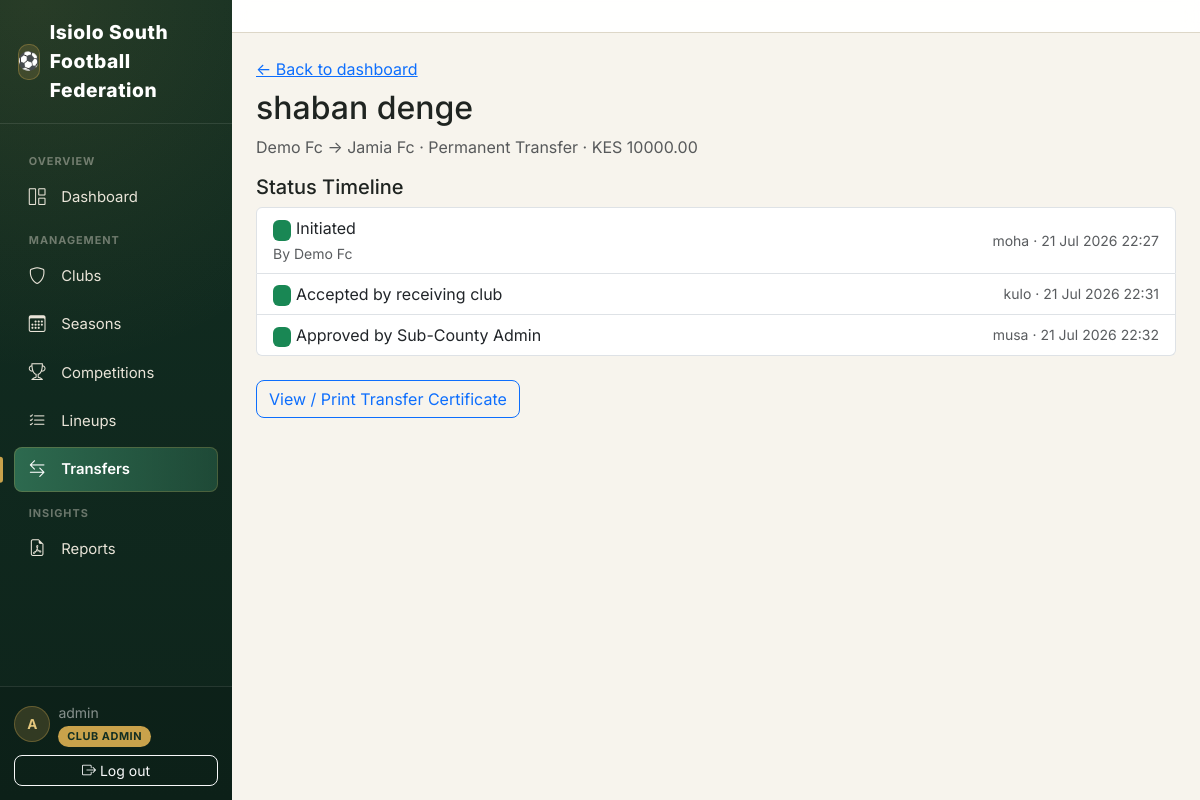
The page /transfers/1/ (signed in) on the database its author committed.
### accounts/models.py (models this page shows, shortened)
class CustomUser(AbstractUser):
    class Role(models.TextChoices):
        SUPER_ADMIN = "SUPER_ADMIN", "Super Admin"
        SUBCOUNTY_ADMIN = "SUBCOUNTY_ADMIN", "Sub-County Admin"
        CLUB_ADMIN = "CLUB_ADMIN", "Club Admin"
        REFEREE = "REFEREE", "Referee"
    role = models.CharField(
        max_length=20,
        choices=Role.choices,
        default=Role.CLUB_ADMIN,
        help_text="Determines what this user can see and do in FCMS.",
    )
    phone_number = models.CharField(max_length=20, blank=True)
    club = models.ForeignKey(
        "clubs.Club",
        on_delete=models.SET_NULL,
        null=True,
        blank=True,
        related_name="admins",
        help_text="Only set for Club Admin role.",
    )
    @property
    def is_super_admin(self):
        return self.role == self.Role.SUPER_ADMIN
    @property
    def is_subcounty_admin(self):
        return self.role == self.Role.SUBCOUNTY_ADMIN
    @property
    def is_club_admin(self):
        return self.role == self.Role.CLUB_ADMIN

### transfers/models.py (models this page shows, shortened)
class Transfer(models.Model):
    class TransferType(models.TextChoices):
        PERMANENT = "PERMANENT", "Permanent Transfer"
        LOAN = "LOAN", "Loan"
        FREE_AGENT = "FREE_AGENT", "Free Agent Signing"
    class Status(models.TextChoices):
        PENDING_CLUB = "PENDING_CLUB", "Awaiting Receiving Club"
        PENDING_SUBCOUNTY = "PENDING_SUBCOUNTY", "Awaiting Sub-County Approval"
        APPROVED = "APPROVED", "Approved"
        REJECTED_CLUB = "REJECTED_CLUB", "Rejected by Receiving Club"
        REJECTED_SUBCOUNTY = "REJECTED_SUBCOUNTY", "Rejected by Sub-County Admin"
        CANCELLED = "CANCELLED", "Cancelled by Initiator"
    window = models.ForeignKey(
        TransferWindow, on_delete=models.PROTECT, related_name="transfers"
    )
    player = models.ForeignKey(
        "players.Player", on_delete=models.CASCADE, related_name="transfers"
    )
    from_club = models.ForeignKey(
        "clubs.Club",
        on_delete=models.SET_NULL,
        null=True,
        blank=True,
        related_name="transfers_out",
        help_text="Left blank for a free-agent signing.",
    )
    to_club = models.ForeignKey(
        "clubs.Club", on_delete=models.CASCADE, related_name="transfers_in"
    )
    transfer_type = models.CharField(
        max_length=20, choices=TransferType.choices, default=TransferType.PERMANENT
    )
    fee = models.DecimalField(
        max_digits=12,
        decimal_places=2,
        null=True,
        blank=True,
        help_text="Transfer/loan fee in KES. Leave blank if undisclosed or free.",
    )
    loan_end_date = models.DateField(
        null=True, blank=True, help_text="Only relevant for loan transfers."
    )
    status = models.CharField(
        max_length=20, choices=Status.choices, default=Status.PENDING_CLUB
    )
    initiated_by = models.ForeignKey(
        "accounts.CustomUser",
        on_delete=models.SET_NULL,
        null=True,
        related_name="transfers_initiated",
    )
    requested_at = models.DateTimeField(auto_now_add=True)
    club_response_by = models.ForeignKey(
        "accounts.CustomUser",
        on_delete=models.SET_NULL,
        null=True,
        blank=True,
        related_name="transfer_club_responses",
    )
    club_response_at = models.DateTimeField(null=True, blank=True)
    club_rejection_reason = models.CharField(max_length=255, blank=True)
    subcounty_response_by = models.ForeignKey(
        "accounts.CustomUser",
        on_delete=models.SET_NULL,
        null=True,
        blank=True,
        related_name="transfer_subcounty_responses",
    )
    subcounty_response_at = models.DateTimeField(null=True, blank=True)
    subcounty_rejection_reason = models.CharField(max_length=255, blank=True)
    class Meta:
        ordering = ["-requested_at"]
    def timeline(self):
        steps = [
            {
                "label": "Initiated",
                "state": "done",
                "timestamp": self.requested_at,
                "actor": self.initiated_by,
                "detail": f"By {self.from_club.name if self.from_club else 'free agent signing'}",
            }
        ]
        if self.status == self.Status.CANCELLED:
            steps.append({"label": "Cancelled", "state": "rejected", "timestamp": None, "actor": None, "detail": ""})
            return steps
        club_state = "done" if self.club_response_at else "pending"
        steps.append(
            {
                "label": "Accepted by receiving club",
                "state": club_state,
                "timestamp": self.club_response_at,
                "actor": self.club_response_by,
                "detail": "",
            }
        )
        subcounty_state = "done" if self.status == self.Status.APPROVED else "upcoming" if club_state == "pending" else "pending"
        steps.append(
            {
                "label": "Approved by Sub-County Admin",
                "state": subcounty_state,
                "timestamp": self.subcounty_response_at,
                "actor": self.subcounty_response_by,
                "detail": "",
            }
        )
        return steps

### players/models.py (models this page shows, shortened)
class Player(models.Model):
    class Position(models.TextChoices):
        GOALKEEPER = "GK", "Goalkeeper"
        DEFENDER = "DEF", "Defender"
        MIDFIELDER = "MID", "Midfielder"
        FORWARD = "FWD", "Forward"
    class Status(models.TextChoices):
        ACTIVE = "ACTIVE", "Active"
        SUSPENDED = "SUSPENDED", "Suspended"
        INJURED = "INJURED", "Injured"
        INACTIVE = "INACTIVE", "Inactive"
    first_name = models.CharField(max_length=100)
    last_name = models.CharField(max_length=100)
    club = models.ForeignKey(Club, on_delete=models.CASCADE, related_name="players")
    date_of_birth = models.DateField(null=True, blank=True)
    position = models.CharField(max_length=5, choices=Position.choices, blank=True)
    jersey_number = models.PositiveSmallIntegerField(null=True, blank=True)
    status = models.CharField(max_length=20, choices=Status.choices, default=Status.ACTIVE)
    photo = models.ImageField(upload_to="player_photos/", null=True, blank=True)
    created_at = models.DateTimeField(auto_now_add=True)
    class Meta:
        ordering = ["club", "last_name", "first_name"]
        unique_together = ("club", "jersey_number")
    @property
    def full_name(self):
        return f"{self.first_name} {self.last_name}"

### clubs/models.py (models this page shows, shortened)
class Club(models.Model):
    class Status(models.TextChoices):
        PENDING = "PENDING", "Pending Approval"
        ACTIVE = "ACTIVE", "Active"
        SUSPENDED = "SUSPENDED", "Suspended"
        INACTIVE = "INACTIVE", "Inactive"
    name = models.CharField(max_length=150, unique=True)
    logo = models.ImageField(upload_to="club_logos/", blank=True, null=True)
    ward = models.CharField(max_length=100, help_text="Administrative ward the club represents.")
    registration_number = models.CharField(max_length=50, unique=True)
    home_ground = models.CharField(max_length=150, blank=True)
    contact_name = models.CharField(max_length=100, blank=True)
    contact_phone = models.CharField(max_length=20, blank=True)
    contact_email = models.EmailField(blank=True)
    status = models.CharField(max_length=20, choices=Status.choices, default=Status.PENDING)
    created_at = models.DateTimeField(auto_now_add=True)
    updated_at = models.DateTimeField(auto_now=True)
    class Meta:
        ordering = ["name"]

### transfers/views.py (the view)
# urls.py: path("<int:pk>/", views.transfer_detail, name="detail"),
@login_required
def transfer_detail(request, pk):
    transfer = get_object_or_404(
        Transfer.objects.select_related("player", "from_club", "to_club", "window", "initiated_by"),
        pk=pk,
    )
    user = request.user
    can_respond_as_receiving_club = (
        user.is_club_admin
        and user.club_id == transfer.to_club_id
        and transfer.status == Transfer.Status.PENDING_CLUB
    )
    can_cancel = (
        user.is_club_admin
        and user.club_id == transfer.from_club_id
        and transfer.status == Transfer.Status.PENDING_CLUB
    )
    can_approve_as_subcounty = (
        user.is_subcounty_admin or user.is_super_admin
    ) and transfer.status == Transfer.Status.PENDING_SUBCOUNTY
    return render(
        request,
        "transfers/transfer_detail.html",
        {
            "transfer": transfer,
            "timeline": transfer.timeline(),
            "can_respond_as_receiving_club": can_respond_as_receiving_club,
            "can_cancel": can_cancel,
            "can_approve_as_subcounty": can_approve_as_subcounty,
        },
    )

### transfers/templates/transfers/transfer_detail.html (shortened to what this page needs)
{% extends "base.html" %}
{% block content %}
<a href="{% url 'transfers:dashboard' %}">&larr; Back to dashboard</a>
<h2 class="mt-2">{{ transfer.player.full_name }}</h2>
<p class="text-muted">
  {% if transfer.from_club %}{{ transfer.from_club.name }}{% else %}Free Agent{% endif %}
  &rarr; {{ transfer.to_club.name }}
  &middot; {{ transfer.get_transfer_type_display }}
  {% if transfer.fee %} &middot; KES {{ transfer.fee }}{% endif %}
</p>
<h5>Status Timeline</h5>
<ul class="list-group mb-4">
  {% for step in timeline %}
    <li class="list-group-item d-flex justify-content-between align-items-center">
      <span>
        <span class="badge
          {% if step.state == 'done' %}bg-success
          {% elif step.state == 'pending' %}bg-warning text-dark
          {% elif step.state == 'rejected' %}bg-danger
          {% else %}bg-light text-dark{% endif %}">&nbsp;</span>
        {{ step.label }}
        {% if step.detail %}<br><small class="text-muted">{{ step.detail }}</small>{% endif %}
      </span>
      <small class="text-muted">
        {% if step.actor %}{{ step.actor.get_full_name|default:step.actor.username }}{% endif %}
        {% if step.timestamp %} &middot; {{ step.timestamp|date:"d M Y H:i" }}{% endif %}
      </small>
    </li>
  {% endfor %}
</ul>
{% if transfer.status == 'APPROVED' %}
  <a href="{% url 'transfers:certificate' transfer.pk %}" class="btn btn-outline-primary mb-3">View / Print Transfer Certificate</a>
{% endif %}
{% endblock %}

### templates/base.html (shortened to what this page needs)
{% load static %}
<!DOCTYPE html>
<html lang="en">
<head>
    <link href="https://cdnjs.cloudflare.com/ajax/libs/bootstrap/5.3.3/css/bootstrap.min.css" rel="stylesheet">
    <link href="https://cdnjs.cloudflare.com/ajax/libs/bootstrap-icons/1.11.3/font/bootstrap-icons.min.css" rel="stylesheet">
</head>
<body>
<div class="d-flex" style="min-height: 100vh;">
    {% if user.is_authenticated %}
    <nav class="sidebar d-none d-lg-flex">
        <div class="brand">
            <span class="brand-badge">⚽</span> Isiolo South Football Federation
        </div>
        <div class="sidebar-scroll">
            <div class="nav-section-label">Overview</div>
            <ul class="nav nav-pills flex-column gap-1 mb-1">
                <li class="nav-item">
                    <a class="nav-link {% if request.resolver_match.app_name == 'dashboard' %}active{% endif %}" href="{% url 'dashboard:home' %}">
                        <i class="bi bi-grid-1x2 me-2"></i>Dashboard
                    </a>
                </li>
            </ul>
            <div class="nav-section-label">Management</div>
            <ul class="nav nav-pills flex-column gap-1 mb-1">
                <li class="nav-item">
                    <a class="nav-link {% if request.resolver_match.app_name == 'clubs' %}active{% endif %}" href="{% url 'clubs:list' %}">
                        <i class="bi bi-shield me-2"></i>Clubs
                    </a>
                </li>
                <li class="nav-item">
                    <a class="nav-link {% if request.resolver_match.app_name == 'seasons' %}active{% endif %}" href="{% url 'seasons:list' %}">
                        <i class="bi bi-calendar3 me-2"></i>Seasons
                    </a>
                </li>
                <li class="nav-item">
                    <a class="nav-link {% if request.resolver_match.app_name == 'competitions' %}active{% endif %}" href="{% url 'competitions:list' %}">
                        <i class="bi bi-trophy me-2"></i>Competitions
                    </a>
                </li>
                <li class="nav-item">
                    <a class="nav-link {% if request.resolver_match.app_name == 'lineups' %}active{% endif %}" href="{% url 'lineups:home' %}">
                        <i class="bi bi-list-check me-2"></i>Lineups
                    </a>
                </li>
                <li class="nav-item">
                    <a class="nav-link {% if request.resolver_match.app_name == 'transfers' %}active{% endif %}" href="{% url 'transfers:dashboard' %}">
                        <i class="bi bi-arrow-left-right me-2"></i>Transfers
                    </a>
                </li>
            </ul>
            <div class="nav-section-label">Insights</div>
            <ul class="nav nav-pills flex-column gap-1">
                <li class="nav-item">
                    <a class="nav-link {% if request.resolver_match.app_name == 'reports' %}active{% endif %}" href="{% url 'reports:home' %}">
                        <i class="bi bi-file-earmark-pdf me-2"></i>Reports
                    </a>
                </li>
            </ul>
        </div>
        <div class="sidebar-footer">
            <div class="d-flex align-items-center gap-2 mb-2">
                <div class="user-avatar">{{ user.get_full_name|default:user.username|slice:":1"|upper }}</div>
                <div style="min-width:0;">
                    <div class="small text-white-50 text-truncate">{{ user.get_full_name|default:user.username }}</div>
                    <span class="role-badge">{{ user.get_role_display }}</span>
                </div>
            </div>
            <form method="post" action="{% url 'accounts:logout' %}">
                <button class="btn btn-sm btn-outline-light w-100" type="submit">
                    <i class="bi bi-box-arrow-right me-1"></i>Log out
                </button>
            </form>
        </div>
    </nav>
    {% endif %}
    <main class="flex-grow-1 d-flex flex-column" style="min-width:0; height: 100vh; overflow-y: auto;" id="mainScroll">
        {% if user.is_authenticated %}
        <div class="top-bar px-3 px-lg-4 py-3" id="topBar">
        </div>
        {% endif %}
        <div class="content-area flex-grow-1">
            {% block content %}{% endblock %}
        </div>
    </main>
</div>
</body>
</html>

### rows shown on the page
CustomUser: get_full_name "A", get_full_name "admin", role "CLUB ADMIN"
CustomUser: label "Initiated", detail "By Demo Fc", actor.get_full_name "moha", timestamp "21 Jul 2026 22:27"
CustomUser: label "Accepted by receiving club", actor.get_full_name "kulo", timestamp "21 Jul 2026 22:31"
CustomUser: label "Approved by Sub-County Admin", actor.get_full_name "musa", timestamp "21 Jul 2026 22:32"
